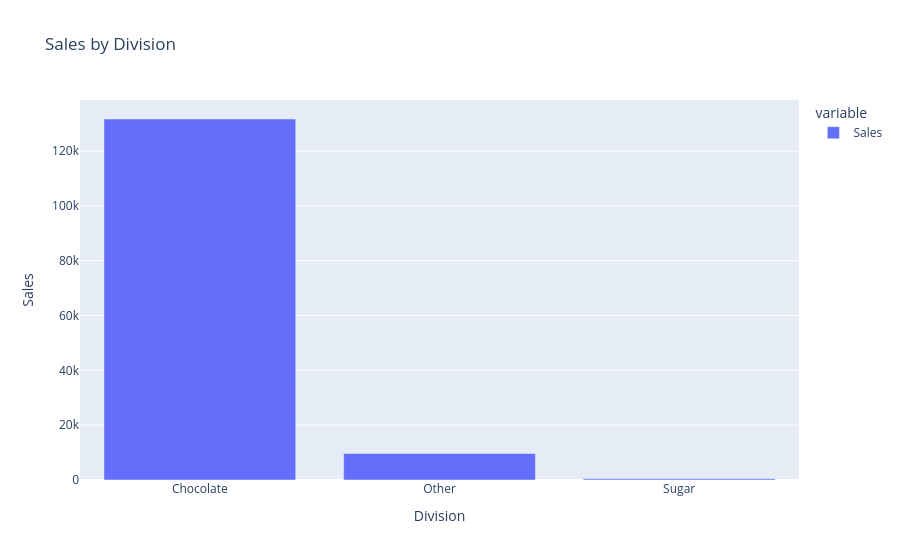

Notebook source saved alongside this figure:
### Code cell
fig = px.bar(
    division_sales,
    title="Sales by Division",
    labels={"value": "Sales", "Division": "Division"}
)

fig.show()

### Figure 1 — Plotly figure (JSON) as saved in the notebook; plotly's stock layout.template omitted (floating-point values rounded to 4 significant figures)
{"data": [{"hovertemplate": "variable=Sales<br>Division=%{x}<br>Sales=%{y}<extra></extra>", "legendgroup": "Sales", "marker": {"color": "#636efa", "pattern": {"shape": ""}}, "name": "Sales", "orientation": "v", "showlegend": true, "textposition": "auto", "type": "bar", "x": ["Chocolate", "Other", "Sugar"], "xaxis": "x", "y": [131700.0, 9663.0, 427.5], "yaxis": "y"}], "layout": {"barmode": "relative", "legend": {"title": {"text": "variable"}, "tracegroupgap": 0}, "title": {"text": "Sales by Division"}, "xaxis": {"anchor": "y", "domain": [0, 1], "title": {"text": "Division"}}, "yaxis": {"anchor": "x", "domain": [0, 1], "title": {"text": "Sales"}}}}
